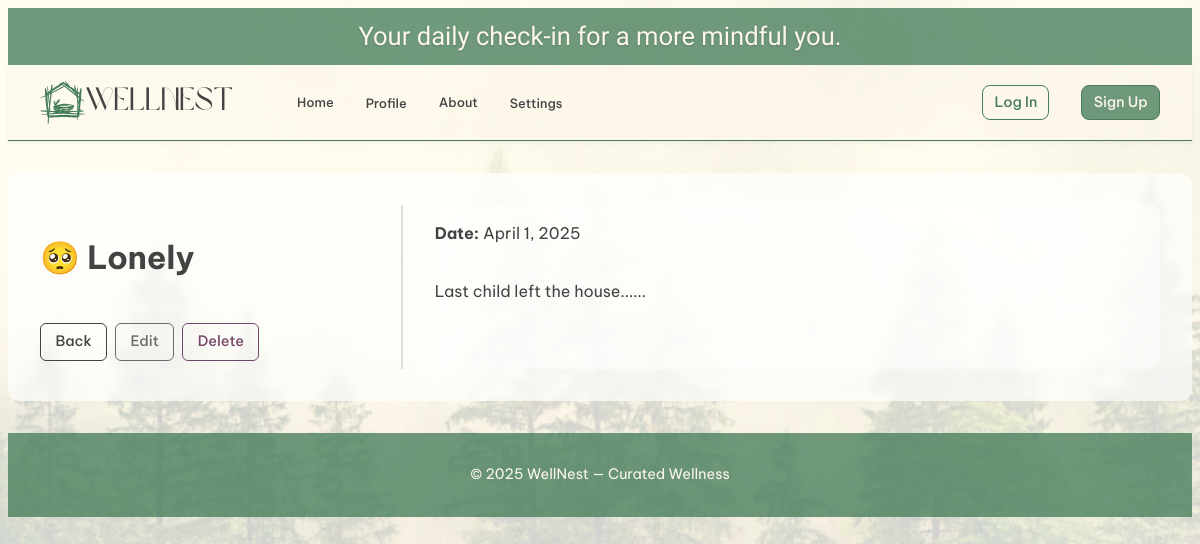
Screenshot of /moods/6/ with the database file from the repository.
### main_app/models.py (models this page shows, shortened)
class MoodEntry(models.Model):
    date = models.DateField('Mood date')
    mood = models.CharField(max_length=20, choices=MOOD_CHOICES)
    note = models.TextField(blank=True)
    user = models.ForeignKey(User, on_delete=models.CASCADE)
    class Meta:
        ordering = ['-date']

### main_app/views.py (the view)
# urls.py: path('moods/<int:mood_id>/', views.mood_detail, name='mood-detail'),
def mood_detail(request, mood_id):
    mood = get_object_or_404(MoodEntry, id=mood_id)
    return render(request, 'moods/mood_detail.html', {'mood': mood})

### main_app/templates/moods/mood_detail.html
{% extends 'base.html' %}
{% load static %}
{% block head %}
<link rel="stylesheet" href="{% static 'css/moods/mood_detail.css' %}">
{% endblock %}
{% block content %}
<div class="mood-detail-grid">
  <section class="mood-meta">
    <h1>{{ mood.get_mood_display }}</h1>
    <div class="mood-detail-actions">
        <a href="{% url 'mood-index' %}">Back</a>
        <a href="{% url 'mood-edit' mood.id %}">Edit</a>
        <a href="{% url 'mood-delete' mood.id %}">Delete</a>
    </div>
</section>
<section class="mood-log-box">
    <p><strong>Date:</strong> {{ mood.date }}</p>
    {% if mood.note %}
      <p>{{ mood.note }}</p>
    {% else %}
      <p><em>No notes provided.</em></p>
    {% endif %}
  </section>
</div>
{% endblock %}

### main_app/static/css/base.css (style rules this page uses)
:root { --color-brand-primary: #457D58; --color-brand-secondary: #CCC9A1; --color-text-primary: #434343; --color-text-secondary: #8E8E8E; --color-background: #fcf7ea; --color-accent-optional: #754668; }
body { font-family: 'Be Vietnam Pro', Arial, sans-serif; background: linear-gradient(rgba(255, 255, 255, 0.7), rgba(255, 255, 255, 0.7)), url('/static/images/Reflection.png') no-repeat center center fixed; background-size: cover; color: var(--color-text-primary); line-height: 1.6; min-height: 100vh; display: flex; flex-direction: column; }

### main_app/static/css/moods/mood_detail.css (style rules this page uses)
.mood-detail-grid { font-family: 'Be Vietnam Pro', sans-serif; display: grid; grid-template-columns: 1fr 2fr; gap: 2rem; max-width: 1200px; margin: 2rem auto; padding: 2rem; background: rgba(255, 255, 255, 0.65); border-radius: 12px; backdrop-filter: blur(5px); }
.mood-meta { border-right: 2px solid #ddd; padding-right: 2rem; }
.mood-meta h1 { font-size: 2rem; margin-bottom: 1rem; }
.mood-log-box { background-color: rgba(255, 255, 255, 0.5); border-radius: 10px; display: flex; flex-direction: column; align-items: flex-start; text-align: left; }
.mood-detail-actions { display: flex; gap: 0.5rem; margin-top: 2rem; flex-wrap: wrap; justify-content: flex-start; padding: 0.5rem 0; }
.mood-detail-actions a { font-family: 'Be Vietnam Pro', sans-serif; text-decoration: none; padding: 0.4rem 0.9rem; border-radius: 6px; font-weight: 500; font-size: 0.9rem; border: 1.5px solid; transition: all 0.3s ease; background-color: transparent; }
.mood-detail-actions a:nth-child(1) { border-color: #434343; color: #434343; }
.mood-detail-actions a:nth-child(2) { border-color: #6c6c6c; color: #6c6c6c; }
.mood-detail-actions a:nth-child(3) { border-color: var(--color-accent-optional); color: var(--color-accent-optional); }

### rows the page displays
MoodEntry: mood "🥺 Lonely", date "April 1, 2025", note "Last child left the house......"
